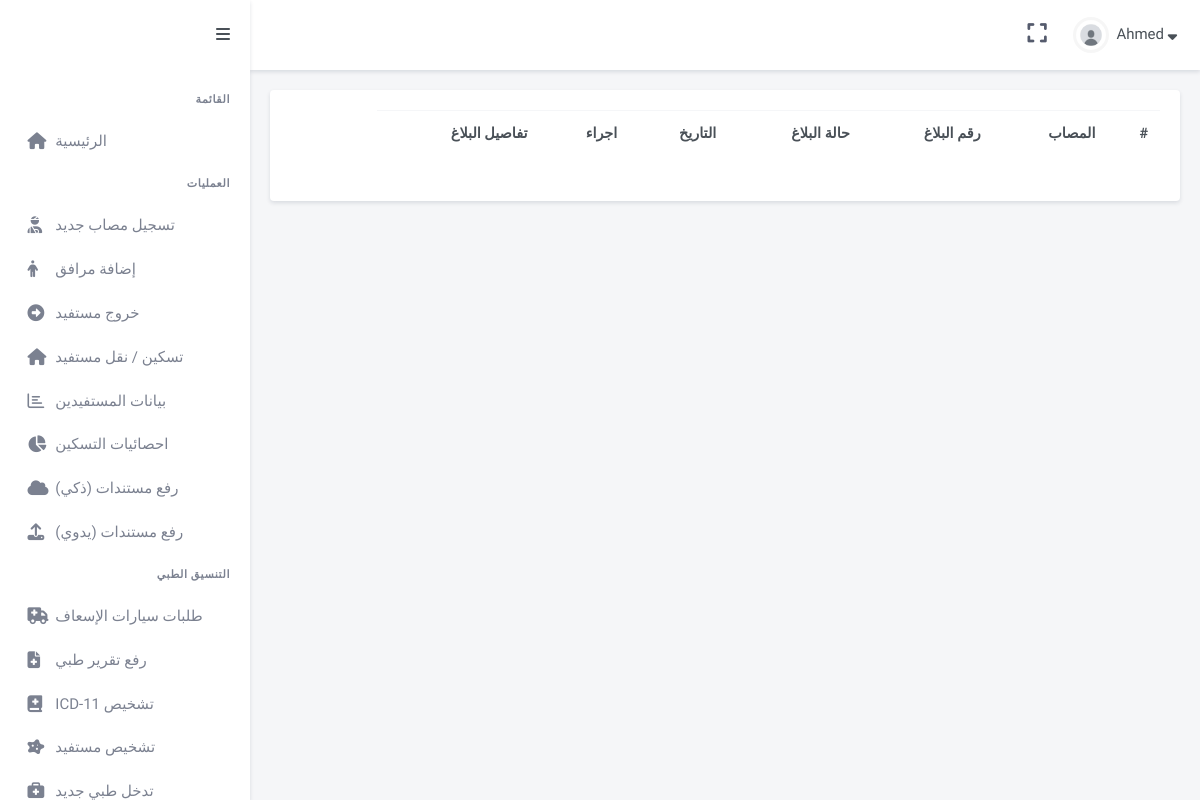
The page /medical/ambulancelog (signed in) on the database as committed earlier.
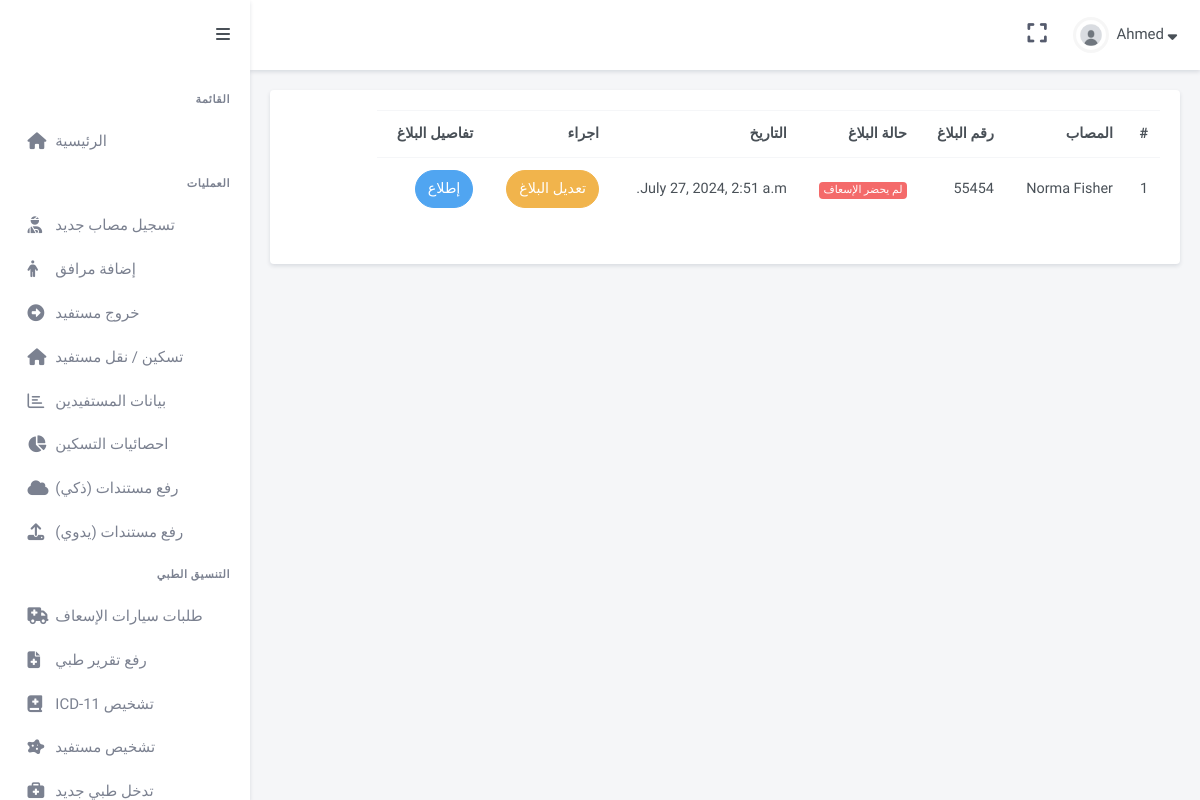
The same page on the database as committed later.
### medical/models.py (models this page shows, shortened)
class ambulance_log(models.Model):
    casualty = models.ForeignKey(Person, on_delete = models.CASCADE, related_name="ambulance_requests")
    report_num =  models.IntegerField()
    ambulance_code = models.CharField(max_length = 32, blank=True)
    paramedic_name =  models.CharField(max_length = 64, blank=True)
    paramedic_phone =  models.CharField(max_length = 32, blank=True)
    hospital = models.ForeignKey(Hospital, on_delete = models.CASCADE, null=True, blank=True)
    fees =  models.CharField(max_length = 64, null=True, blank=True)
    scannedDocs = models.FileField(upload_to="medical-reports", blank=True)
    date = models.DateTimeField(auto_now_add=True, blank=True)
    status = models.CharField(max_length = 64, null=True, blank=True, default = "لم يحضر الإسعاف")
    arrival_time = models.TimeField(null=True, blank=True)
    companion = models.ForeignKey(Person, on_delete=models.SET_NULL, null=True, blank=True, related_name='companions')
    class Meta:
        ordering = ['-date']  # Order by publish_date descending

### GazaResponse/models.py (models this page shows)
class Person(models.Model):
    name = models.CharField(max_length = 64)
    profile_pic = models.ImageField(upload_to="ProfilePics", blank = True)
    birthday = models.DateField(null=True, blank=True)
    theType = models.CharField(max_length = 64)
    gender = models.CharField(max_length = 64, default = 'ذكر')
    idNumber = models.CharField(max_length = 64, blank=True)
    code = models.CharField(max_length = 64, blank=True)
    status = models.CharField(max_length = 64, blank=True)
    phoneNumber = models.CharField(max_length = 64, blank=True)
    isDisabled  = models.BooleanField(default = False)
    hasCancer = models.BooleanField(default = False)
    personGroup = models.ForeignKey(Group, on_delete=models.CASCADE, related_name="relatives")
    pHospital = models.ForeignKey(Hospital, on_delete = models.CASCADE)
    diagnosis = models.TextField(blank = True)
    accommodation  = models.ForeignKey(Apartment, on_delete = models.CASCADE, related_name="residents")
    scannedDocs = models.FileField(upload_to="IDs", blank=True)
    entryDate =  models.DateField(null=True, blank=True)
    hostingStartDate = models.DateField(null=True, blank=True)
    def __str__(self):
        return f'{self.name}'

### medical/views.py (the view)
# urls.py: path('ambulancelog', views.ambulancelog, name='ambulance_log'),
@login_required
def ambulancelog(request):
    return render(request, 'medical/ambulance_log.html', {
        "ambulance_logs": ambulance_log.objects.all(),  # Changed key name to plural
    })

### medical/templates/medical/ambulance_log.html (shortened to what this page needs)
{% extends "gaza/layout.html" %}
{% load static %}
{% block body %}
<div dir="rtl" class="main-content">
    <div class="page-content">
        <div class="container-fluid">
            <div class="row">
                <div class="col-lg-12">
                    <div class="card">
                        <div class="card-body">
                            <div class="table-responsive mb-4">
                                <table id="theCustomersTable" class="table table-centered table-nowrap mb-0">
                                    <thead>
                                        <tr>
                                            <th scope="col">#</th>
                                            <th scope="col">المصاب</th>
                                            <th scope="col">رقم البلاغ</th>
                                            <th scope="col">حالة البلاغ</th>
                                            <th scope="col">التاريخ</th>
                                            <th scope="cold">اجراء</th>
                                            <th scope="cold">تفاصيل البلاغ</th>
                                        </tr>
                                    </thead>
                                    <tbody>
                                        {% for record in ambulance_logs %}
                                            <tr >
                                                <td>{{forloop.counter}}</td>
                                                <td>{{ record.casualty }}</td>
                                                <td>{{ record.report_num }}</td>
                                                <td>
                                                    {% if record.status == 'تم تحويله للمستشفى' %}
                                                    <span class="badge rounded-pill bg-success">
                                                        {{record.status}}
                                                       </span>
                                                    {% else %}
                                                    <span class="badge bg-danger">
                                                        {{record.status}}
                                                       </span>
                                                    {% endif %}
                                                </td>
                                                <td>{{ record.date }}</td>
                                                <td>
                                                    <a href="{% url 'medical:ambulance_log_detail' record.id %}" class="btn btn-warning btn-rounded waves-effect waves-light">
                                                        تعديل البلاغ
                                                    </a>
                                                </td>
                                                <td>
                                                    <a href="{% url 'medical:ambulance_record_detail' record.id %}" class="btn btn-info btn-rounded waves-effect waves-light">
                                                        إطلاع
                                                    </a>
                                                </td>
                                            </tr>
                                        {% endfor %}
                                    </tbody>
                                </table>
                            </div>
                        </div>
                    </div>
                </div>
            </div>
        </div>
    </div>
</div>
{% endblock %}

Rows that differ between the two databases and show on the page:
added ambulance_log: casualty "Norma Fisher", report_num "55454", status "لم يحضر الإسعاف", date "July 27, 2024, 2:51 a.m."
